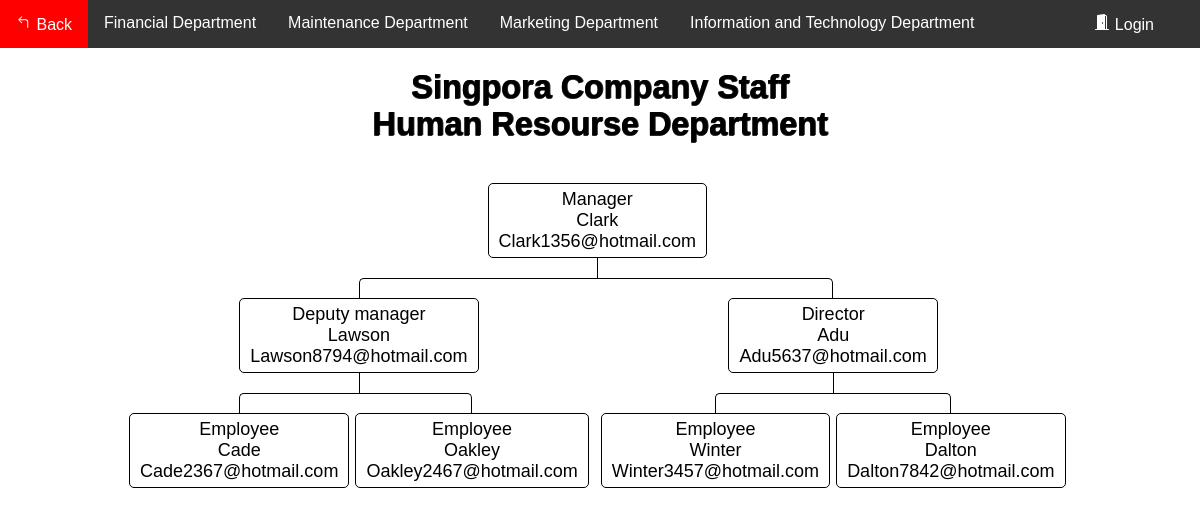
The page /Flowchart/flowchart_S_HR.php on the database its author committed.
### tables this page shows
CREATE TABLE `department_s` (
  `ID` int(11) NOT NULL,
  `Name` varchar(100) DEFAULT NULL,
  `email` varchar(100) DEFAULT NULL,
  `department` varchar(100) DEFAULT NULL,
  `Number` varchar(100) DEFAULT NULL,
  `position` varchar(100) DEFAULT NULL
);

### Flowchart/data_S.php (called while the page is built, shortened)
<?php
    require_once "config.php";
    $sql = "SELECT * from department_s where ID ='1008'";
    $result = $link->query($sql);
        if ($result->num_rows > 0) {
            while ($row = $result->fetch_assoc()) {
                $Name1008 = $row['Name'];
                $email1008 = $row['email'];
            }
        }
    $sql = "SELECT * from department_s where ID ='1009'";
    $result = $link->query($sql);
        if ($result->num_rows > 0) {
            while ($row = $result->fetch_assoc()) {
                $Name1009 = $row['Name'];
                $email1009 = $row['email'];
            }
        }
        $sql = "SELECT * from department_s where ID ='1010'";
    $result = $link->query($sql);
        if ($result->num_rows > 0) {
            while ($row = $result->fetch_assoc()) {
                $Name1010 = $row['Name'];
                $email1010 = $row['email'];
            }
        }
    $sql = "SELECT * from department_s where ID ='1011'";
    $result = $link->query($sql);
        if ($result->num_rows > 0) {
            while ($row = $result->fetch_assoc()) {
                $Name1011 = $row['Name'];
                $email1011 = $row['email'];
            }
        }
    $sql = "SELECT * from department_s where ID ='1012'";
    $result = $link->query($sql);
        if ($result->num_rows > 0) {
            while ($row = $result->fetch_assoc()) {
                $Name1012 = $row['Name'];
                $email1012 = $row['email'];
            }
        }
    $sql = "SELECT * from department_s where ID ='1013'";
    $result = $link->query($sql);
        if ($result->num_rows > 0) {
            while ($row = $result->fetch_assoc()) {
                $Name1013 = $row['Name'];
                $email1013 = $row['email'];
            }
        }
    $sql = "SELECT * from department_s where ID ='1014'";
    $result = $link->query($sql);
        if ($result->num_rows > 0) {
            while ($row = $result->fetch_assoc()) {
                $Name1014 = $row['Name'];
                $email1014 = $row['email'];
            }
        }
?>

### Flowchart/flowchart_S_HR.php (the view, shortened to what this page needs)
<?php
require_once "data_S.php";
?>
<!DOCTYPE html>
<html lang="en">
<head>
	<link rel="stylesheet" href="style.css">
</head>
<body>
<div class="navbar">
            <a href="../HomePages/Home.php">
			 Back</a>
			<a href="flowchart_S_F.php">Financial Department</a>
			<a href="flowchart_S_M.php">Maintenance Department</a>
			<a href="flowchart_S_Ma.php">Marketing Department</a>
			<a href="flowchart_S_IT.php">Information and Technology Department</a>
			 <?php
                if(isset($_SESSION["loggedin"]) && $_SESSION["loggedin"] === true){
			?>
				<a href="../AccountSystem1/welcome.php" class="a1">
				<svg width="1em" height="1em" viewBox="0 0 16 16" class="bi bi-house-door-fill" fill="currentColor" xmlns="http://www.w3.org/2000/svg">
					<path d="M6.5 10.995V14.5a.5.5 0 0 1-.5.5H2a.5.5 0 0 1-.5-.5v-7a.5.5 0 0 1 .146-.354l6-6a.5.5 0 0 1 .708 0l6 6a.5.5 0 0 1 .146.354v7a.5.5 0 0 1-.5.5h-4a.5.5 0 0 1-.5-.5V11c0-.25-.25-.5-.5-.5H7c-.25 0-.5.25-.5.495z"/>
					<path fill-rule="evenodd" d="M13 2.5V6l-2-2V2.5a.5.5 0 0 1 .5-.5h1a.5.5 0 0 1 .5.5z"/>
				</svg>
				Home</a>
			<?php
                }else{
			?>
				<a href="../AccountSystem1/login.php" class="a1">
				Login</a>
			<?php
                }
            ?>
        </div>
<div>
<div>
	<br>
	<h1>Singpora Company Staff<br>Human Resourse Department</h1>
	<nav class="nav">
							<ul>
								<li>
									<a href="#">Manager<br><?php echo $Name1008; ?><br><?php echo $email1008; ?></a>
										<ul>
											<li>
												<a href="#">Deputy manager<br><?php echo $Name1009; ?><br><?php echo $email1009; ?></a>
													<ul>
														<li>
															<a href="#">Employee<br><?php echo $Name1011; ?><br><?php echo $email1011; ?></a>
																<li>
																	<a href="#">Employee<br><?php echo $Name1012; ?><br><?php echo $email1012; ?></a>
																</li>
														</li>
													</ul>
														<li>
															<a href="#">Director<br><?php echo $Name1010; ?><br><?php echo $email1010; ?></a>
															<ul>
																<li>
																	<a href="#">Employee<br><?php echo $Name1013; ?><br><?php echo $email1013; ?></a>
																	<li>
																		<a href="#">Employee<br><?php echo $Name1014; ?><br><?php echo $email1014; ?></a>
																	</li>
																</li>
															</ul>
														</li>
													</li>
												</ul>
											</li>
										</ul>
	</nav>
</div>
</body>
</html>

### Flowchart/style.css (style rules this page uses)
*, *:before, *:after { -webkit-box-sizing: border-box; -moz-box-sizing: border-box; box-sizing: border-box; }
* { position: relative; margin: 0; padding: 0; border: 0 none; transition: all ease .4s; }
html, body { width: 100%; height: 100%; font-family: 'Fjalla One', sans-serif; font-size: 18px; }
.nav ul { position: relative; padding-top: 20px; }
.nav li { position: relative; padding: 20px 3px 0 3px; float: left; text-align: center; list-style-type: none; }
.nav li::before, .nav li::after { content: ''; position: absolute; top: 0; right: 50%; width: 50%; height: 20px; border-top: 1px solid #000000; }
.nav li::after { left: 50%; right: auto; border-left: 1px solid #000000; }
.nav li:only-child::after, .nav li:only-child::before { content: ''; display: none; }
.nav li:only-child { padding-top: 0; }
.nav li:first-child::before, .nav li:last-child::after { border: 0 none; }
.nav li:last-child::before { border-right: 1px solid #000000; border-radius: 0 5px 0 0; }
.nav li:first-child::after { border-radius: 5px 0 0 0; }
.nav ul ul::before { content: ''; position: absolute; top: 0; left: 50%; border-left: 1px solid #000000; width: 0; height: 20px; }
.nav li a { display: inline-block; padding: 5px 10px; border-radius: 5px; border: 1px solid #000000; text-decoration: none; color: #000000; font-family: arial, verdana, tahoma; font-size: 18px; }
.navbar { overflow: hidden; background-color: #333; font-family: Arial, Helvetica, sans-serif; }
.navbar a { float: left; font-size: 16px; color: white; text-align: center; padding: 14px 16px; text-decoration: none; }
.a1 { position: absolute; right: 30px; }

### Flowchart/flowchart_S_HR.php (style rules this page uses)
h1 { color: #000000; text-align: center; font-size: 1.8rem; text-shadow: rgba(0,0,0,0.6) 1px 0, rgba(0,0,0,0.6) 1px 0, rgba(0,0,0,0.6) 0 1px, rgba(0,0,0,0.6) 0 1px; }
.nav { margin: 20px auto; width: 960px; min-height: auto; text-align: center; }

### rows shown on the page
department_s: Name "Clark", email "Clark1356@hotmail.com"
department_s: Name "Lawson", email "Lawson8794@hotmail.com"
department_s: Name "Cade", email "Cade2367@hotmail.com"
department_s: Name "Oakley", email "Oakley2467@hotmail.com"
department_s: Name "Adu", email "Adu5637@hotmail.com"
department_s: Name "Winter", email "Winter3457@hotmail.com"
department_s: Name "Dalton", email "Dalton7842@hotmail.com"
